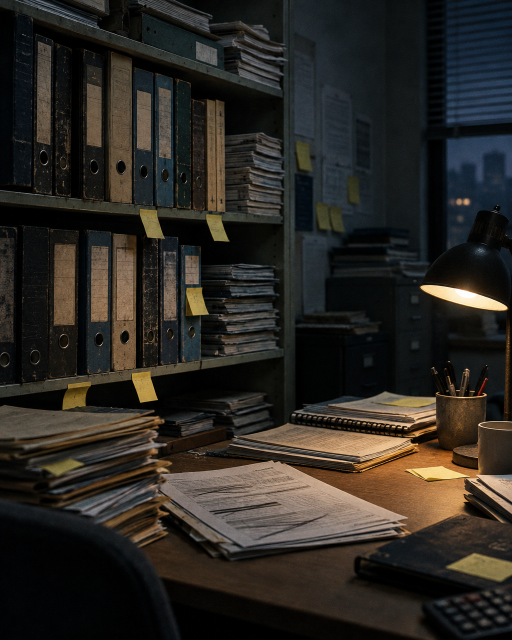
#> input picture cases/_src/bookkeeper/ai/p1.png, 1024 x 1280 px, given in place of 07-answer-full.png, which was not available (shown at 1/2 size)
$ python build_bookkeeper.py
#> lines starting #> are read from the running program, lines starting #| are printed output that depends on the picture; after the words box and inside, x2 and y2 are one past the last pixel; in counts of white or black regions, pixels touching at a corner belong together
### cases/_tools/flat.py
# Плоские визуалы кейса: без перспективы и свечений, крупно и резко.
# Растр собирается в PIL (Lanczos), подписи — HTML в Playwright без трансформаций.
# Картинки заранее уменьшаются до точного размера в пикселях, чтобы браузер их не пережимал.
import os, io, html
from PIL import Image, ImageDraw, ImageFilter

BG = (243, 244, 246)          # нейтральный фон, как bg/subtle в TrueScan
NAVY = (11, 21, 40)
TMP = None


def save(img, path, q=92):
    img.convert('RGB').save(path, quality=q, optimize=True, progressive=True, subsampling=0)


def _mask(size, r):
    m = Image.new('L', size, 0)
    ImageDraw.Draw(m).rounded_rectangle((0, 0, size[0] - 1, size[1] - 1), r, fill=255)
    return m


def _card(img, r, border=True):
    """Скругляет картинку и добавляет тонкую обводку."""
    out = Image.new('RGBA', img.size, (0, 0, 0, 0))
    out.paste(img.convert('RGB'), (0, 0), _mask(img.size, r))
    if border:
        ImageDraw.Draw(out).rounded_rectangle((0, 0, img.width - 1, img.height - 1), r, outline=(16, 24, 40, 22), width=2)
    return out


def _place(canvas, card, xy, r, blur=28, alpha=34, dy=14):
    """Мягкая, едва заметная тень (одна на элемент) + карточка."""
    pad = blur * 3
    sh = Image.new('RGBA', (card.width + pad * 2, card.height + pad * 2), (0, 0, 0, 0))
    ImageDraw.Draw(sh).rounded_rectangle((pad, pad, pad + card.width, pad + card.height), r, fill=(16, 24, 40, alpha))
    sh = sh.filter(ImageFilter.GaussianBlur(blur))
    canvas.alpha_composite(sh, (xy[0] - pad, xy[1] - pad + dy))
    canvas.alpha_composite(card, xy)


def crop(path, box, s=2):
    return Image.open(path).convert('RGB').crop(tuple(v * s for v in box))


def fit(img, w=None, h=None):
    k = min((w or 10 ** 9) / img.width, (h or 10 ** 9) / img.height)
    return img.resize((round(img.width * k), round(img.height * k)), Image.LANCZOS)


# [25 lines left out: functions tile, cover, not called in this run]


# ---------- сцены с подписями (HTML, без трансформаций) ----------

CSS = '''
*{box-sizing:border-box;margin:0;padding:0}
html,body{width:%dpx;height:%dpx;overflow:hidden}
body{background:#F3F4F6;font-family:Inter,"Helvetica Neue",Arial,sans-serif;color:#111827;-webkit-font-smoothing:antialiased}
.card{background:#fff;border-radius:14px;box-shadow:0 0 0 1px rgba(16,24,40,.06),0 10px 28px -14px rgba(16,24,40,.22);overflow:hidden}
.card img{display:block;width:100%%}
.n{width:26px;height:26px;border-radius:50%%;display:grid;place-items:center;font-size:12px;font-weight:600;background:#fff;color:#111827;box-shadow:0 0 0 1px rgba(16,24,40,.12)}
.n.on{background:#EE6A1F;color:#fff;box-shadow:none}
h4{font-size:18px;font-weight:600;letter-spacing:-.01em}
p{font-size:13.5px;line-height:1.45;color:#4B5563}
'''


# [13 lines left out: function _render, not called in this run]


def _prep(img, px_w, tag, tmpdir):
    """Картинка ровно под ширину в пикселях (2x), чтобы браузер показывал её 1:1."""
    p = os.path.abspath(f'{tmpdir}/{tag}.png'); fit(img, w=px_w).save(p); return 'file://' + p


# [30 lines left out: functions flow, stages, not called in this run]


DEVICE = '''
.lid{background:#1d1f24;border-radius:20px 20px 6px 6px;padding:12px 12px 16px;box-shadow:0 0 0 1px #34373e inset,0 30px 60px -30px rgba(16,24,40,.45)}
.lid .sc{border-radius:6px;overflow:hidden}.lid img{display:block;width:100%}
.base{height:14px;margin:0 -6%;background:linear-gradient(#e4e6ea,#c3c7ce);border-radius:0 0 16px 16px;position:relative}
.base::before{content:"";position:absolute;left:50%;top:0;width:15%;height:5px;transform:translateX(-50%);background:#b3b7bf;border-radius:0 0 6px 6px}
.mon .lid{border-radius:14px;padding:10px}
.stand{width:20%;height:56px;margin:0 auto;background:linear-gradient(90deg,#cfd2d8,#eceef1,#cfd2d8);clip-path:polygon(16% 0,84% 0,100% 100%,0 100%)}
.foot{width:34%;height:8px;margin:0 auto;background:#c9cdd4;border-radius:5px}
'''


# [46 lines left out: functions device, tile_k, flow_text, view, not called in this run]

### cases/_tools/build_bookkeeper.py
"""BookKeeper AI: обложка, экраны и фото. Запуск из корня репозитория."""
import sys
sys.path.insert(0, 'cases/_tools')
from PIL import Image
import flat as F

S, O = 'cases/_src/bookkeeper', 'img/cases/bookkeeper-ai'
BG = (241, 243, 247)


def scr(n):
    return Image.open(f'{S}/{n}.png').convert('RGB').crop((0, 0, 2880, 1800))


def tile(img, size, pad, r):
    W, H = size
    cv = Image.new('RGBA', size, BG + (255,))
    c = F.fit(img, W - pad * 2, H - pad * 2)
    F._place(cv, F._card(c, r, border=False), ((W - c.width) // 2, (H - c.height) // 2), r, blur=26, alpha=30, dy=12)
    return cv


# обложка: экран ответа с источниками + обзор знаний для SME поверх
W, H = 2800, 1575
cv = Image.new('RGBA', (W, H), BG + (255,))
a = F.fit(scr('07-answer-full'), w=1880)
#> in fit, `k = min((w or 10 ** 9) / img.width, (h or 10 ** 9) / img.height)`: k = 0.653
F._place(cv, F._card(a, 22, border=False), (150, 150), 22, blur=34, alpha=34, dy=16)
#> in _card, `out = Image.new('RGBA', img.size, (0, 0, 0, 0))`: out: PIL image 1880x1175 RGBA; every value is 0
#> in _mask, `m = Image.new('L', size, 0)`: m: PIL image 1880x1175 L; every value is 0
#> in _mask, `ImageDraw.Draw(m).rounded_rectangle((0, 0, size[0] - 1, size[1] - 1), ..`:
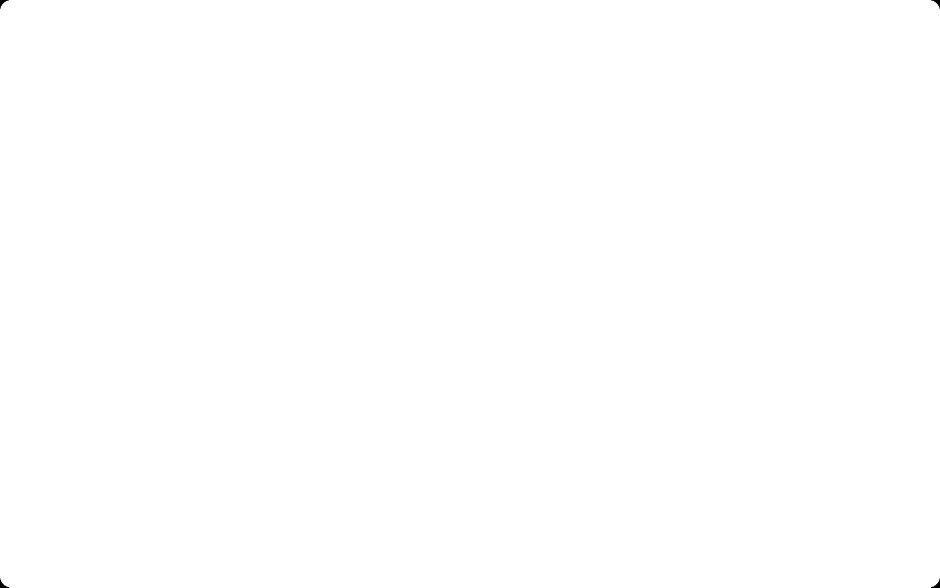
#> m: PIL image 1880x1175 L (shown at 1/2 size); 100% white; 4 black regions, box (x1, y1, x2, y2) and area: (0, 0, 18, 18) 111, (1862, 0, 1880, 18) 111, (0, 1157, 18, 1175) 111, (1862, 1157, 1880, 1175) 111
#> in _place, `pad = blur * 3`: pad = 102
#> in _place, `sh = Image.new('RGBA', (card.width + pad * 2, card.height + pad * 2), ..`: sh: PIL image 2084x1379 RGBA; every value is 0
b = F.fit(scr('10-sme'), w=1300)
#> call 2 of scr, with n = '10-sme'
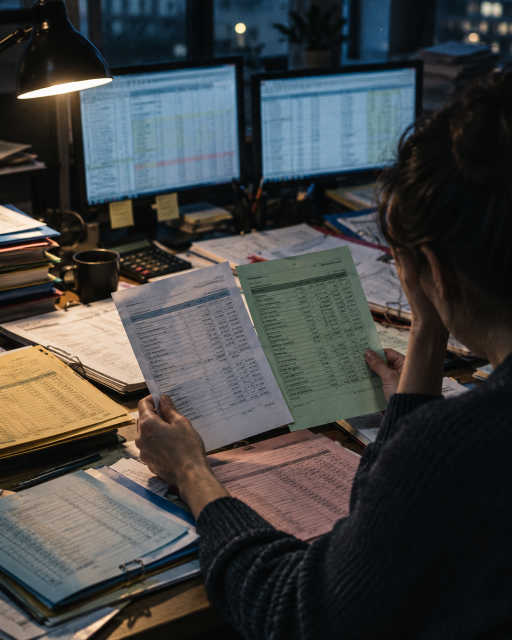
#> input picture cases/_src/bookkeeper/ai/p2.png, 1024 x 1280 px, given in place of 10-sme.png, which was not available (shown at 1/2 size)
#> in scr (call 2), `return Image.open(f'{S}/{n}.png').convert('RGB').crop((0, 0, 2880, 180..`:
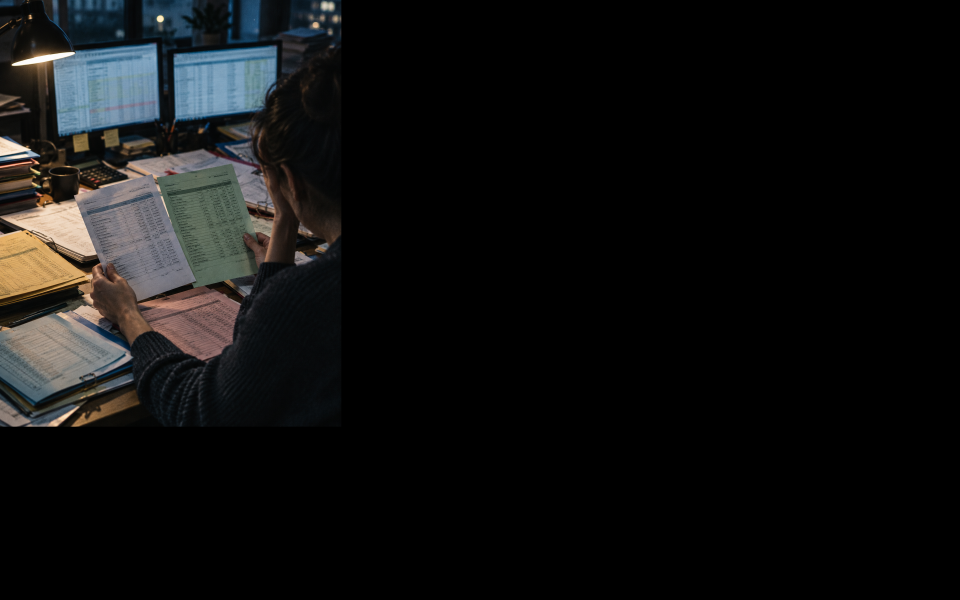
#> returned value: PIL image 2880x1800 RGB (shown at 1/3 size); mean R, G, B 16.7, 16.9, 16.7
F._place(cv, F._card(b, 18, border=False), (W - 150 - b.width, H - 130 - b.height), 18, blur=40, alpha=60, dy=20)
#> in _card (call 2), `out = Image.new('RGBA', img.size, (0, 0, 0, 0))`: out: PIL image 1300x812 RGBA; every value is 0
#> in _mask (call 2), `m = Image.new('L', size, 0)`: m: PIL image 1300x812 L; every value is 0
#> in _mask (call 2), `ImageDraw.Draw(m).rounded_rectangle((0, 0, size[0] - 1, size[1] - 1), ..`: m: PIL image 1300x812 L; 100% white; 4 black regions, box (x1, y1, x2, y2) and area: (0, 0, 14, 14) 74, (1286, 0, 1300, 14) 74, (0, 798, 14, 812) 74, (1286, 798, 1300, 812) 74
#> call 2 of _place, with xy = (1350, 633), r = 18, blur = 40, alpha = 60, dy = 20
#> in _place (call 2), `pad = blur * 3`: pad = 120
#> in _place (call 2), `sh = Image.new('RGBA', (card.width + pad * 2, card.height + pad * 2), ..`: sh: PIL image 1540x1052 RGBA; every value is 0
#> in _place (call 2), `sh = sh.filter(ImageFilter.GaussianBlur(blur))`:
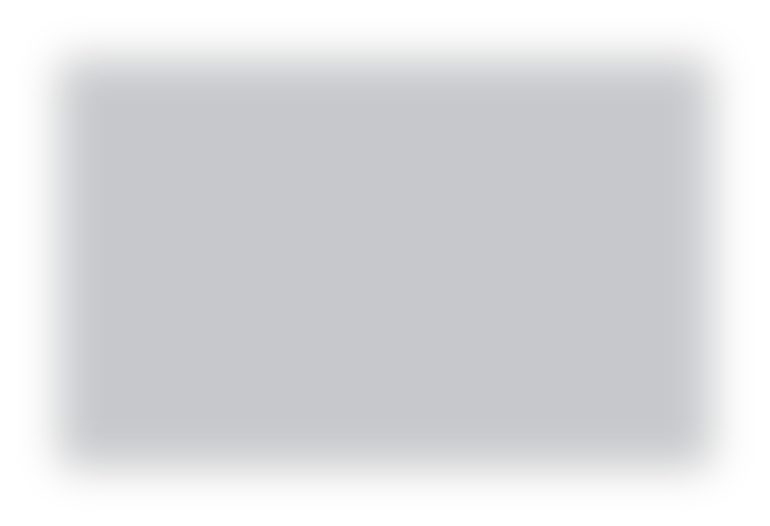
#> sh: PIL image 1540x1052 RGBA (shown at 1/2 size); mean R, G, B, A 10.4, 15.7, 26.1, 39.2; transparent parts drawn white
#> in _place (call 2), `canvas.alpha_composite(card, xy)`:
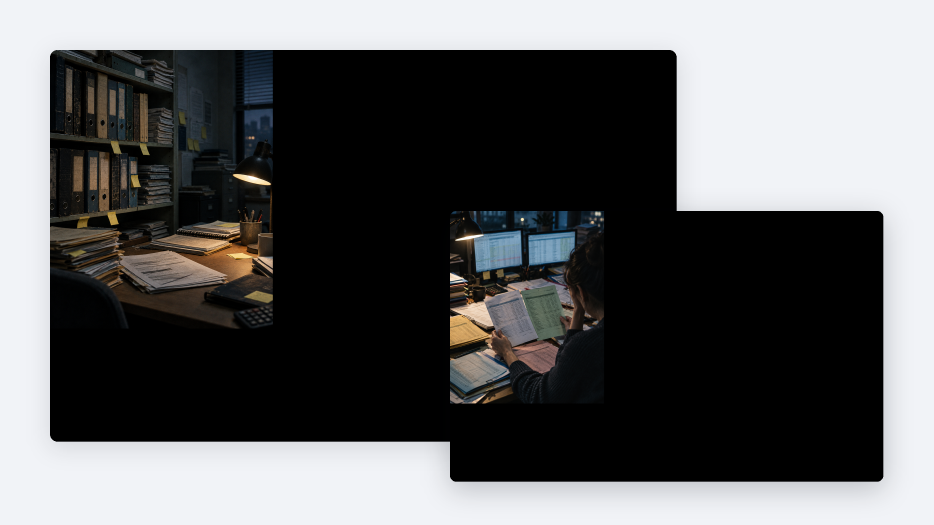
#> canvas: PIL image 2800x1575 RGBA (shown at 1/3 size); mean R, G, B, A 96.6, 97, 97.8, 255
F.save(cv, f'{O}/cover.jpg')

F.save(tile(scr('07-answer-full'), (2400, 1200), 90, 22), f'{O}/screen-answer.jpg')
#> in tile, `W, H = size`: W = 2400; H = 1200
#> in tile, `cv = Image.new('RGBA', size, BG + (255,))`:
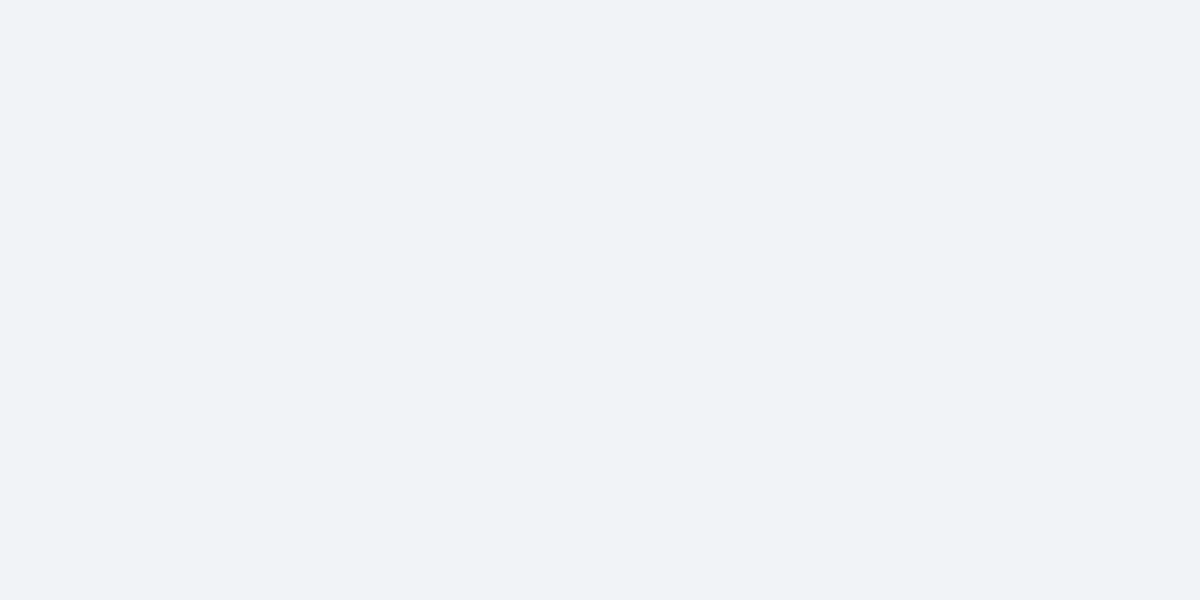
#> cv: PIL image 2400x1200 RGBA (shown at 1/2 size); mean R, G, B, A 241, 243, 247, 255
#> in _card (call 3), `out = Image.new('RGBA', img.size, (0, 0, 0, 0))`: out: PIL image 1632x1020 RGBA; every value is 0
#> in _mask (call 3), `m = Image.new('L', size, 0)`: m: PIL image 1632x1020 L; every value is 0
#> in _mask (call 3), `ImageDraw.Draw(m).rounded_rectangle((0, 0, size[0] - 1, size[1] - 1), ..`: m: PIL image 1632x1020 L; 100% white; 4 black regions, box (x1, y1, x2, y2) and area: (0, 0, 18, 18) 111, (1614, 0, 1632, 18) 111, (0, 1002, 18, 1020) 111, (1614, 1002, 1632, 1020) 111
#> in _place (call 3), `sh = Image.new('RGBA', (card.width + pad * 2, card.height + pad * 2), ..`: sh: PIL image 1788x1176 RGBA; every value is 0
F.save(tile(scr('11-qc-AIInsights'), (2400, 1200), 90, 22), f'{O}/screen-insights.jpg')
#> call 4 of _place, with xy = (384, 90), r = 22, blur = 26, alpha = 30, dy = 12
#> in _place (call 4), `canvas.alpha_composite(card, xy)`:
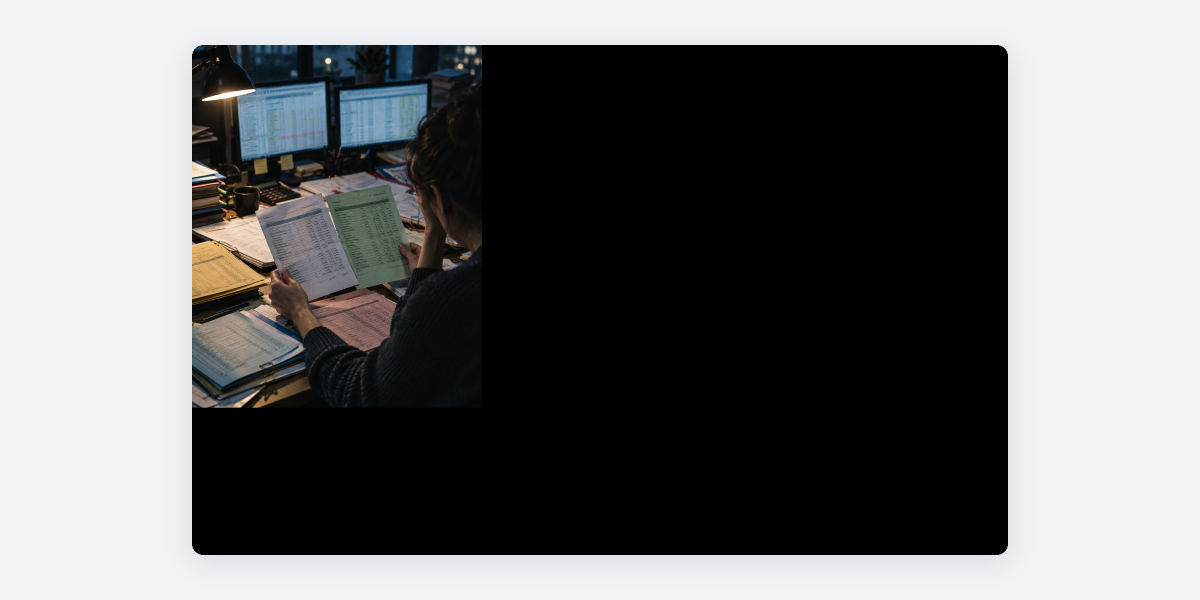
#> canvas: PIL image 2400x1200 RGBA (shown at 1/2 size); mean R, G, B, A 110.8, 111.8, 113.4, 255
for n, out in [('10-sme', 'overview'), ('05-library', 'library'), ('04-gap', 'gap'), ('06-upload', 'upload')]:
    F.save(tile(scr(n), (1600, 1000), 80, 16), f'{O}/screen-{out}.jpg')
#> in _card (call 5), `out = Image.new('RGBA', img.size, (0, 0, 0, 0))`: out: PIL image 1344x840 RGBA; every value is 0
#> in _mask (call 5), `m = Image.new('L', size, 0)`: m: PIL image 1344x840 L; every value is 0
#> in _mask (call 5), `ImageDraw.Draw(m).rounded_rectangle((0, 0, size[0] - 1, size[1] - 1), ..`: m: PIL image 1344x840 L; 100% white; 4 black regions, box (x1, y1, x2, y2) and area: (0, 0, 13, 13) 61, (1331, 0, 1344, 13) 61, (0, 827, 13, 840) 61, (1331, 827, 1344, 840) 61
#> (the run stopped early here; a loop or call above may not have finished)
